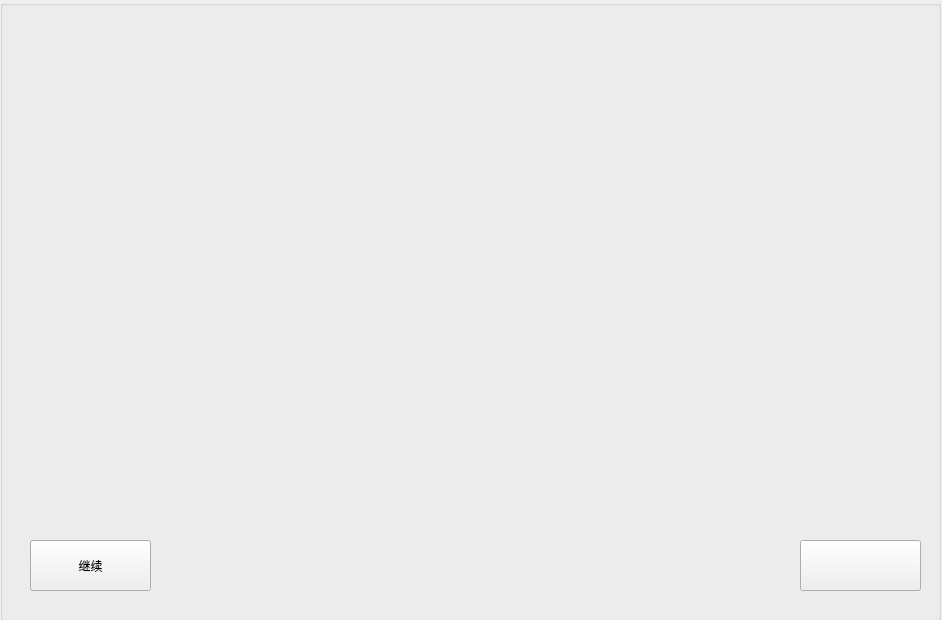
<?xml version="1.0" encoding="UTF-8"?>
<ui version="4.0">
 <class>setting</class>
 <widget class="QWidget" name="setting">
  <property name="geometry">
   <rect>
    <x>0</x>
    <y>0</y>
    <width>942</width>
    <height>620</height>
   </rect>
  </property>
  <property name="windowTitle">
   <string>Form</string>
  </property>
  <widget class="QGroupBox" name="groupBox">
   <property name="geometry">
    <rect>
     <x>0</x>
     <y>0</y>
     <width>941</width>
     <height>621</height>
    </rect>
   </property>
   <property name="styleSheet">
    <string notr="true">background-image: url(:/pic/backg.png);</string>
   </property>
   <property name="title">
    <string/>
   </property>
   <widget class="QPushButton" name="pushButton">
    <property name="geometry">
     <rect>
      <x>30</x>
      <y>540</y>
      <width>121</width>
      <height>51</height>
     </rect>
    </property>
    <property name="text">
     <string>继续</string>
    </property>
   </widget>
   <widget class="QPushButton" name="pushButton_2">
    <property name="geometry">
     <rect>
      <x>800</x>
      <y>540</y>
      <width>121</width>
      <height>51</height>
     </rect>
    </property>
    <property name="styleSheet">
     <string notr="true">border-image: url(:/pic/return.png);</string>
    </property>
    <property name="text">
     <string/>
    </property>
   </widget>
   <widget class="QLabel" name="label">
    <property name="geometry">
     <rect>
      <x>10</x>
      <y>10</y>
      <width>91</width>
      <height>81</height>
     </rect>
    </property>
    <property name="styleSheet">
     <string notr="true">border-image: url(:/pic/set.png);</string>
    </property>
    <property name="text">
     <string/>
    </property>
   </widget>
  </widget>
 </widget>
 <resources/>
 <connections/>
</ui>
